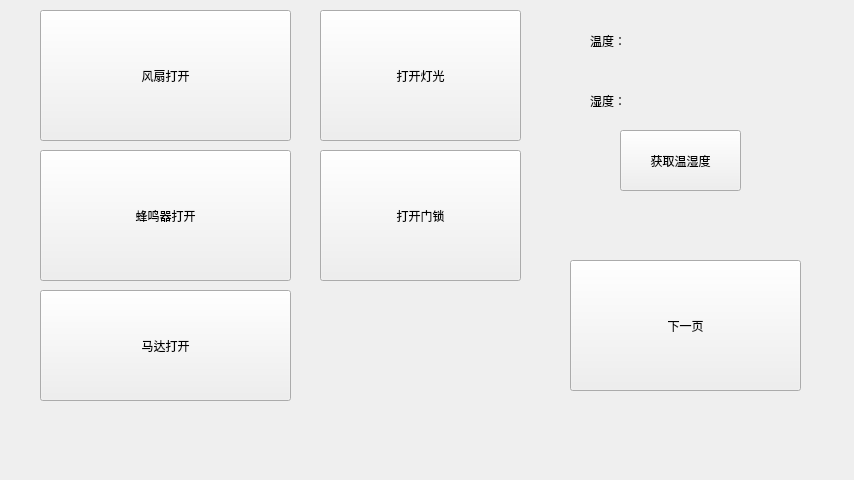
<?xml version="1.0" encoding="UTF-8"?>
<ui version="4.0">
 <class>borde</class>
 <widget class="QWidget" name="borde">
  <property name="geometry">
   <rect>
    <x>0</x>
    <y>0</y>
    <width>854</width>
    <height>480</height>
   </rect>
  </property>
  <property name="windowTitle">
   <string>borde</string>
  </property>
  <widget class="QPushButton" name="pushButton">
   <property name="geometry">
    <rect>
     <x>40</x>
     <y>10</y>
     <width>251</width>
     <height>131</height>
    </rect>
   </property>
   <property name="text">
    <string>风扇打开</string>
   </property>
  </widget>
  <widget class="QPushButton" name="pushButton_2">
   <property name="geometry">
    <rect>
     <x>40</x>
     <y>150</y>
     <width>251</width>
     <height>131</height>
    </rect>
   </property>
   <property name="text">
    <string>蜂鸣器打开</string>
   </property>
  </widget>
  <widget class="QPushButton" name="pushButton_3">
   <property name="geometry">
    <rect>
     <x>40</x>
     <y>290</y>
     <width>251</width>
     <height>111</height>
    </rect>
   </property>
   <property name="text">
    <string>马达打开</string>
   </property>
  </widget>
  <widget class="QLabel" name="label">
   <property name="geometry">
    <rect>
     <x>590</x>
     <y>0</y>
     <width>191</width>
     <height>81</height>
    </rect>
   </property>
   <property name="text">
    <string>温度：</string>
   </property>
  </widget>
  <widget class="QLabel" name="label_2">
   <property name="geometry">
    <rect>
     <x>590</x>
     <y>60</y>
     <width>191</width>
     <height>81</height>
    </rect>
   </property>
   <property name="text">
    <string>湿度：</string>
   </property>
  </widget>
  <widget class="QPushButton" name="pushButton_4">
   <property name="geometry">
    <rect>
     <x>320</x>
     <y>10</y>
     <width>201</width>
     <height>131</height>
    </rect>
   </property>
   <property name="text">
    <string>打开灯光</string>
   </property>
  </widget>
  <widget class="QPushButton" name="pushButton_5">
   <property name="enabled">
    <bool>true</bool>
   </property>
   <property name="geometry">
    <rect>
     <x>620</x>
     <y>130</y>
     <width>121</width>
     <height>61</height>
    </rect>
   </property>
   <property name="text">
    <string>获取温湿度</string>
   </property>
  </widget>
  <widget class="QPushButton" name="pushButton_6">
   <property name="geometry">
    <rect>
     <x>570</x>
     <y>260</y>
     <width>231</width>
     <height>131</height>
    </rect>
   </property>
   <property name="text">
    <string>下一页</string>
   </property>
  </widget>
  <widget class="QPushButton" name="pushButton_7">
   <property name="geometry">
    <rect>
     <x>320</x>
     <y>150</y>
     <width>201</width>
     <height>131</height>
    </rect>
   </property>
   <property name="text">
    <string>打开门锁</string>
   </property>
  </widget>
 </widget>
 <resources/>
 <connections/>
</ui>
